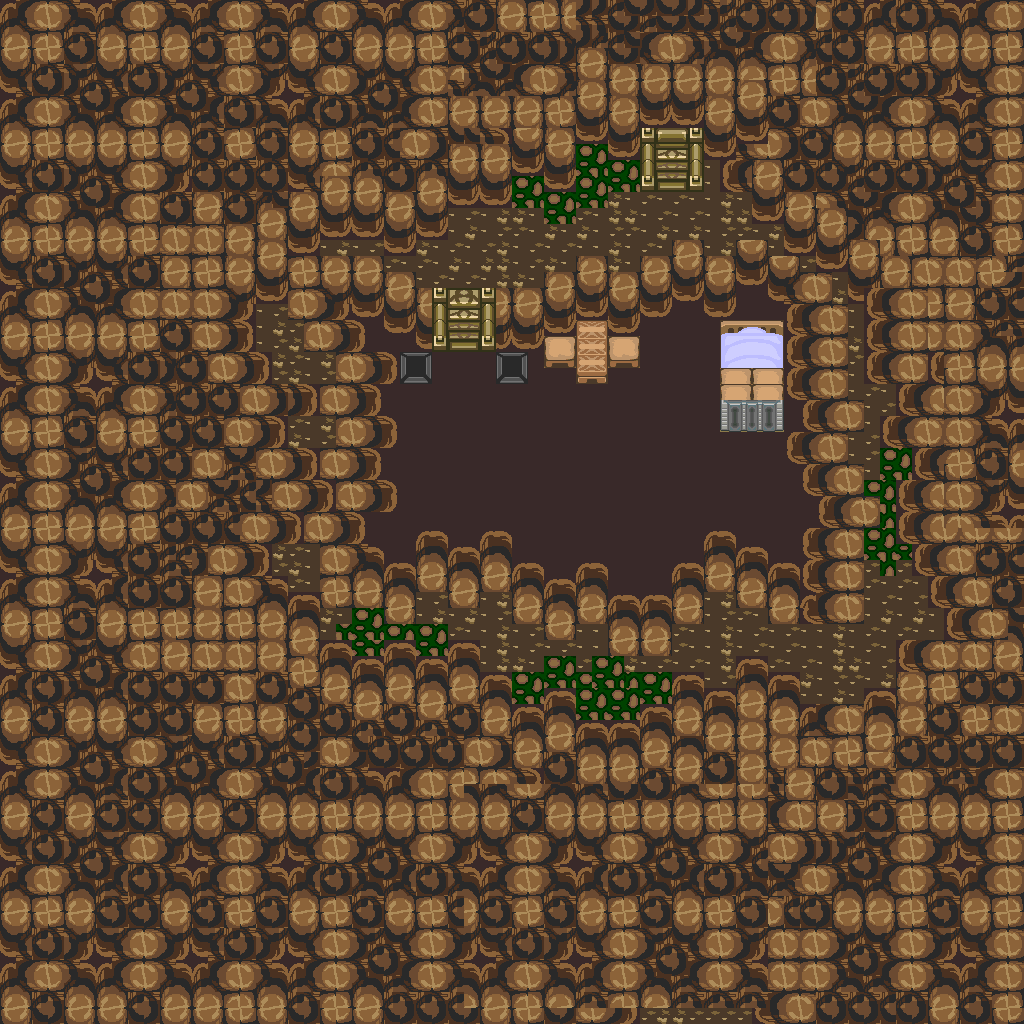

The image is a tile-based game level rendered from a .tmx file. Its description and source (layers, tilesets, objects; grid data summarised) follow:
An orthogonal 64x64 tile map with 16x16 px tiles, 1 tile layer (base), 2 hidden layers not drawn and 30 objects.

<map version="1.10" tiledversion="1.12.1" orientation="orthogonal" renderorder="right-down" width="64" height="64" tilewidth="16" tileheight="16" infinite="0" nextlayerid="4" nextobjectid="31">
 <tileset firstgid="1" source="../classiciphone_pics4.tsx" />
 <layer id="1" name="base" width="64" height="64">
  <data>[4096 cells, 4096 non-empty, 76 distinct tile ids]</data>
 </layer>
 <layer id="2" name="collision" width="64" height="64" visible="0">
  <properties><property name="collision" value="true" /></properties>
  <data>[4096 cells, 3400 non-empty, 1 distinct tile ids]</data>
 </layer>
 <layer id="3" name="water" width="64" height="64" visible="0">
  <properties><property name="terrain" value="water" /></properties>
  <data>[4096 cells, 73 non-empty, 1 distinct tile ids]</data>
 </layer>
 <objectgroup id="4" name="npcs">
  <object id="1" x="720.0" y="304.0" width="16" height="16">
   <properties>
    <property name="gani" value="classic_newcoterietomblid.png" />
    <property name="script" type="string">-- Auto-converted from GraalScript
-- // NPC made by Mighty
-- if (playerchats) {
-- if (strequals(#c,open)) {
-- x = 49;
end
end
-- if (playerchats) {
-- if (strequals(#c,close)) {
-- x = 45;
end
end
-- [CLIENT-SIDE — server no-op]
-- if (created) {
-- setshape 1,64,105;
-- x = 45;
-- drawoverplayer;
-- }</property>
   </properties>
  </object>
  <object id="2" x="720.0" y="320.0" width="16" height="16">
   <properties>
    <property name="gani" value="classic_newcoterietomb.png" />
    <property name="script" type="string">-- Auto-converted from GraalScript
-- // NPC made by Mighty
-- [CLIENT-SIDE — server no-op]
-- if (playerenters) {
-- if (strequals(#g,Ventrue) || strequals(#g,Ventrue Vampires)){
-- dontblock;
-- drawunderplayer;
-- }
-- else {
-- blockagain;
-- }
-- }</property>
   </properties>
  </object>
  <object id="3" x="448.0" y="384.0" width="16" height="16">
   <properties>
    <property name="gani" value="coterie.png" />
    <property name="script" type="string">-- Auto-converted from GraalScript
-- // NPC made by Mighty
-- [CLIENT-SIDE — server no-op]
-- if (created) {
-- drawunderplayer;
-- dontblock;
-- }</property>
   </properties>
  </object>
  <object id="4" x="496.0" y="352.0" width="16" height="16">
   <properties>
    <property name="script" type="string">-- Auto-converted from GraalScript
-- // NPC made by Mighty
-- join("healthpot");</property>
   </properties>
  </object>
  <object id="5" x="576.0" y="320.0" width="16" height="16">
   <properties>
    <property name="gani" value="stonetable4.png" />
    <property name="script" type="string">-- Auto-converted from GraalScript
-- // NPC made by Mighty
-- [CLIENT-SIDE — server no-op]
-- if (created) {
-- drawunderplayer;
-- dontblock;
-- }</property>
   </properties>
  </object>
  <object id="6" x="608.0" y="336.0" width="16" height="16">
   <properties>
    <property name="gani" value="stonechair.png" />
    <property name="script" type="string">-- Auto-converted from GraalScript
-- // NPC made by Mighty
-- [CLIENT-SIDE — server no-op]
-- if (created) {
-- drawunderplayer;
-- dontblock;
-- }</property>
   </properties>
  </object>
  <object id="7" x="576.0" y="320.0" width="16" height="16">
   <properties>
    <property name="gani" value="book16.png" />
    <property name="script" type="string">-- Auto-converted from GraalScript
-- // NPC made by Mighty
-- [CLIENT-SIDE — server no-op]
-- if (created) {
-- x+=0.25;
-- y+=0.285;
-- }</property>
   </properties>
  </object>
  <object id="8" x="176.0" y="336.0" width="16" height="16">
   <properties>
    <property name="script" type="string">-- Auto-converted from GraalScript
-- // NPC made by Mighty
-- [CLIENT-SIDE — server no-op]
-- if (playerenters || timeout) {
-- seteffect 0,0,0,0.45;
-- timeout = .05;
-- }</property>
   </properties>
  </object>
  <object id="9" x="208.0" y="384.0" width="16" height="16">
   <properties>
    <property name="script" type="string">-- Auto-converted from GraalScript
-- // NPC made by Mighty
-- join("level_nopk");</property>
   </properties>
  </object>
  <object id="10" x="400.0" y="352.0" width="16" height="16">
   <properties>
    <property name="script" type="string">-- Auto-converted from GraalScript
-- // NPC made by Mighty
-- join("healthpot");</property>
   </properties>
  </object>
  <object id="11" x="576.0" y="144.0" width="16" height="16">
   <properties>
    <property name="gani" value="vvsign.png" />
    <property name="script" type="string">-- Auto-converted from GraalScript
-- // NPC made by Mighty
-- [CLIENT-SIDE — server no-op]
-- if (playertouchsme) {
-- say2 Coterie - a group of vampires#b
-- that support and protect#b
-- one other.;
-- }</property>
   </properties>
  </object>
  <object id="12" x="576.0" y="336.0" width="16" height="16">
   <properties>
    <property name="gani" value="empcandle.mng" />
    <property name="script" type="string">-- Auto-converted from GraalScript
-- // NPC made by Mighty
-- [CLIENT-SIDE — server no-op]
-- if (created) {
-- x+=0.75;
-- }</property>
   </properties>
  </object>
  <object id="13" x="448.0" y="128.0" width="16" height="16">
   <properties>
    <property name="gani" value="kcavelamp.mng" />
    <property name="script" type="string">-- Auto-converted from GraalScript
-- // NPC made by Mighty
-- [CLIENT-SIDE — server no-op]
-- if (created) {
-- setimgpart kcavelamp.mng,32,0,32,62;
-- drawunderplayer;
-- dontblock;
-- }</property>
   </properties>
  </object>
  <object id="14" x="640.0" y="240.0" width="16" height="16">
   <properties>
    <property name="gani" value="kcavelamp.mng" />
    <property name="script" type="string">-- Auto-converted from GraalScript
-- // NPC made by Mighty
-- [CLIENT-SIDE — server no-op]
-- if (created) {
-- setimgpart kcavelamp.mng,32,0,32,62;
-- drawunderplayer;
-- dontblock;
-- }</property>
   </properties>
  </object>
  <object id="15" x="400.0" y="96.0" width="16" height="16">
   <properties>
    <property name="gani" value="light2.png" />
    <property name="script" type="string">-- Auto-converted from GraalScript
-- // NPC made by Mighty
-- if (created) {
self.dontblock = true
-- drawunderplayer;
-- changeimgzoom 1,3;
end
-- [CLIENT-SIDE — server no-op]
-- if (playerenters) {
-- setcoloreffect 1,1,0.35,0.6;
-- drawaslight;
-- }</property>
   </properties>
  </object>
  </objectgroup>
</map>
<!-- 15 of 30 objects omitted -->
